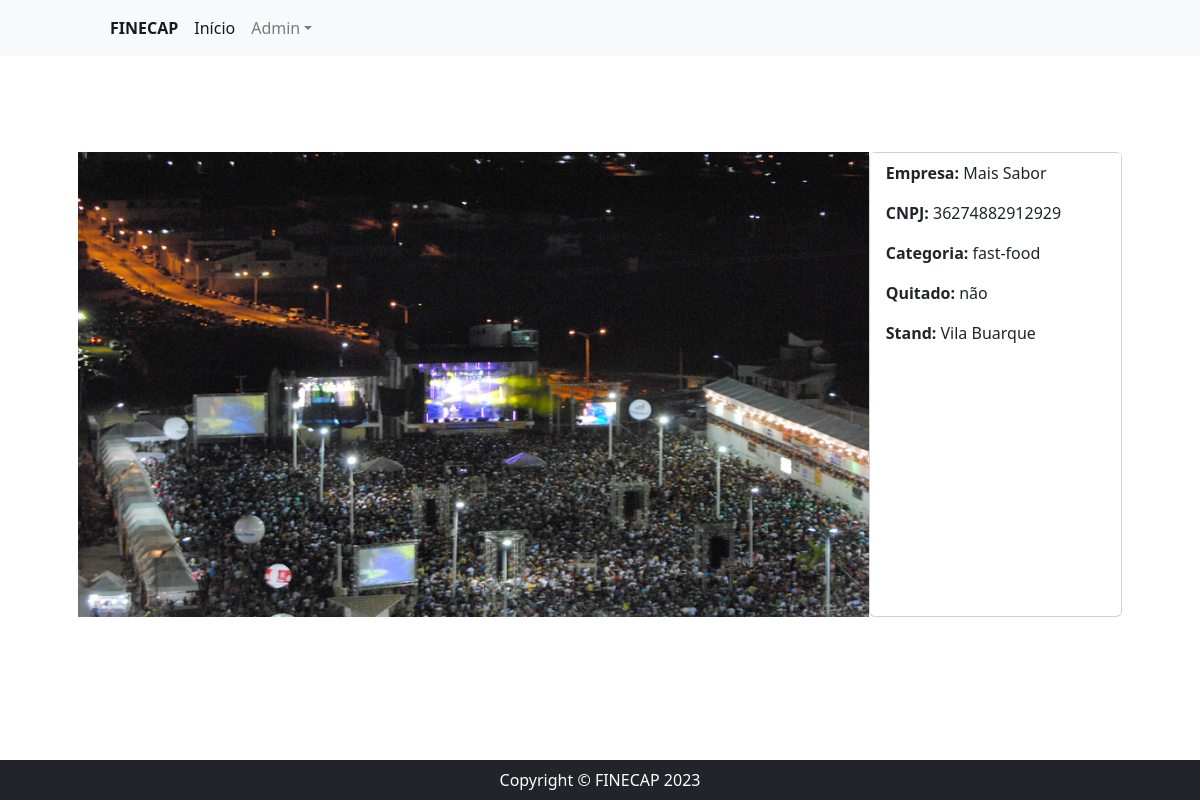
The app's page /detalhe/2/ with its own data.
### stands/models.py (models this page shows, shortened)
class Reserva(models.Model):
    CATEGORIA = (
        ('telecomunicação', 'Telecomunicação'),
        ('fast-food', 'Fast-Food'),
        ('marketing', 'Marketing'),
        ('cultura', 'Cultura')
    )
    nome_empresa = models.CharField(max_length=200, verbose_name='Nome da empresa')
    cnpj = models.CharField(max_length=14, verbose_name='CNPJ')
    categoria_empresa = models.CharField(max_length=200, choices=CATEGORIA, verbose_name='Categoria da empresa')
    quitado = models.BooleanField(default=False)
    stand = models.OneToOneField(Stand,on_delete=models.CASCADE)
    data_reserva = models.DateField(auto_now_add=True)

class Stand(models.Model):
    localizacao = models.CharField(max_length=200, verbose_name='Localização')
    valor = models.FloatField(verbose_name='Valor')
    def __str__(self):
        return self.localizacao

### stands/views.py (the view)
# urls.py: path('detalhe/<int:id>/',detalhe_reserva,name='detalhe_reserva')
def detalhe_reserva(request,id):
    reserva = Reserva.objects.get(id=id)
    context = {
        'reserva':reserva
    }
    return render(request,'stands/detalhe.html',context)

### stands/templates/stands/detalhe.html
{% extends 'base.html' %}
{% block center %}
<section class="py-5">
    <div class="container d-flex px-4 px-lg-5 my-5">
        <div class="mb-6">
            <img src="/static/css/img/finecap.jpg" class="img-fluid" alt="Imagem responsiva">
        </div>
        <div class="card mb-6" style="width: 18rem;">
            <ul class="list-group list-group-flush">
                <li class="list-group-item"> <strong>Empresa: </strong>{{ reserva.nome_empresa }}</li>
                <li class="list-group-item"> <strong>CNPJ: </strong>{{ reserva.cnpj }}</li>
                <li class="list-group-item"><strong>Categoria: </strong>{{ reserva.categoria_empresa }}</li>
                <li class="list-group-item"><strong>Quitado: </strong>
                    {% if reserva.quitado %}
                    sim
                    {% else %}
                    não
                    {% endif %}
                </li>
                <li class="list-group-item"><strong>Stand: </strong>{{ reserva.stand }}</li>
            </ul>
        </div>
    </div>
</section>
{% endblock %}

### records on screen
Reserva: nome_empresa "Mais Sabor", cnpj "36274882912929", categoria_empresa "fast-food", stand "Vila Buarque"
